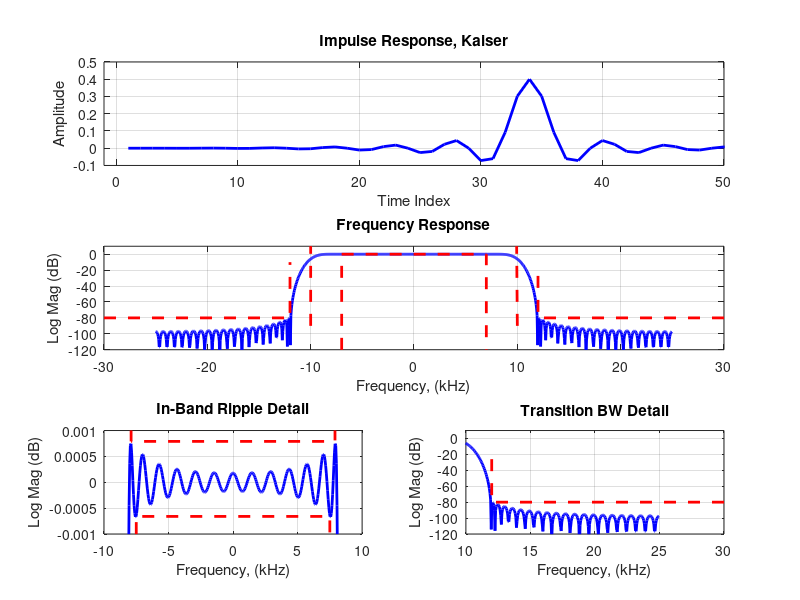

Source code (MATLAB):
fs = 50; 
f1 = 8; 
f2 = 12; 
A_dB = 80;

Beta = A_dB/10; %if A_dB < 40 dB have to reduce Beta
N=(fs/(f2-f1))*(A_dB/15); 
M = floor((fs/(f2-f1))*A_dB/15); %For windowed design, A_dB/22

if rem(M,2)==0 %we want N to be an odd integer 
    M=M+1;  
end

MM=(M-1)/2; %Compute end points of array interval, NN
phi=2*pi*(-MM:MM)*(f1+f2)/(2*fs); %compute phase argument of sinc filter
 
h=sin(phi)./phi; %unscaled sinc filter h
h(MM+1)=1; %correct failed 0/0 computation
h0=h.*kaiser(2*MM+1,Beta)'; %Apply window to obtain Stopband Ripple
h1=h0*(f2+f1)/fs; %Scale filter gain f0/fs

figure(202)
subplot(3,1,1)
plot(h1,'b','linewidth',2)
grid on
axis([-1 50 -0.1 0.5])
title('Impulse Response, Kaiser')
xlabel('Time Index')
ylabel('Amplitude')

fh=fftshift(20*log10(abs(fft(h1,1024))));

subplot(3,1,2)
plot([-0.5:1/1024:0.5-1/1024]*fs,fh,'b','linewidth',2)
hold on
plot([-7 -7 +7 +7],[-200 0 0 -200],'--r','linewidth',2) %box 
plot([10 10 -10],[-90 -90 30000],'--r','linewidth',2)
plot([-10 -10 -10],[-90 -90 30000],'--r','linewidth',2)
plot([-30 -12 -12],[-80 -80 -10],'--r','linewidth',2) %left L 
plot([+30 +12 +12],[-80 -80 -20],'--r','linewidth',2) %right L
hold off
grid on
axis([-30 +30 -120 10])
title('Frequency Response')
xlabel('Frequency, (kHz)')
ylabel('Log Mag (dB)')

subplot(3,2,5)
plot([-0.5:1/1024:0.5-1/1024]*fs,fh,'b','linewidth',2)
hold on
plot([-7.5 -7.5 7.5 7.5],[-0.1 -0.00066 -0.00066 -0.1],'--r','linewidth',2) %first box is the length, second is the position, [ | _ _ | ] 
plot([-7.9 -7.9 7.9 7.9],[+0.1 +0.00079 +0.00079 +0.1],'--r','linewidth',2)
hold off
grid on
axis([-10 +10 -0.0010 0.0010])
title('In-Band Ripple Detail')
xlabel('Frequency, (kHz)')
ylabel('Log Mag (dB)')

subplot(3,2,6)
plot([-0.5:1/1024:0.5-1/1024]*fs,fh,'b','linewidth',2)
hold on
plot([-7 -7 +7 +7],[-200 0 0 -200],'--r','linewidth',2) %box 
plot([+30 +12 +12],[-80 -80 -20],'--r','linewidth',2) %right L
hold off
grid on
axis([10 +30 -120 10])
title('Transition BW Detail')
xlabel('Frequency, (kHz)')
ylabel('Log Mag (dB)')
